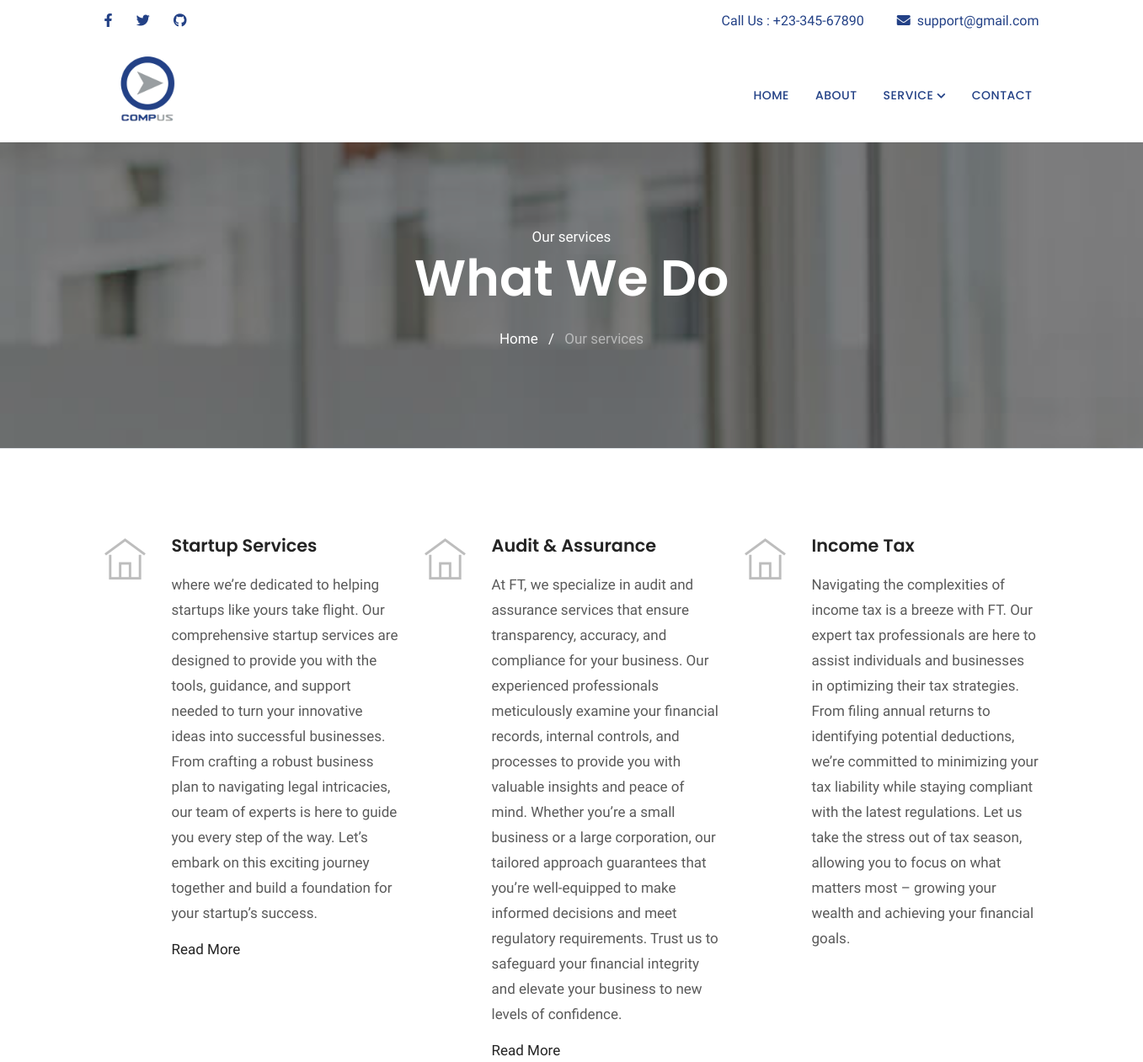
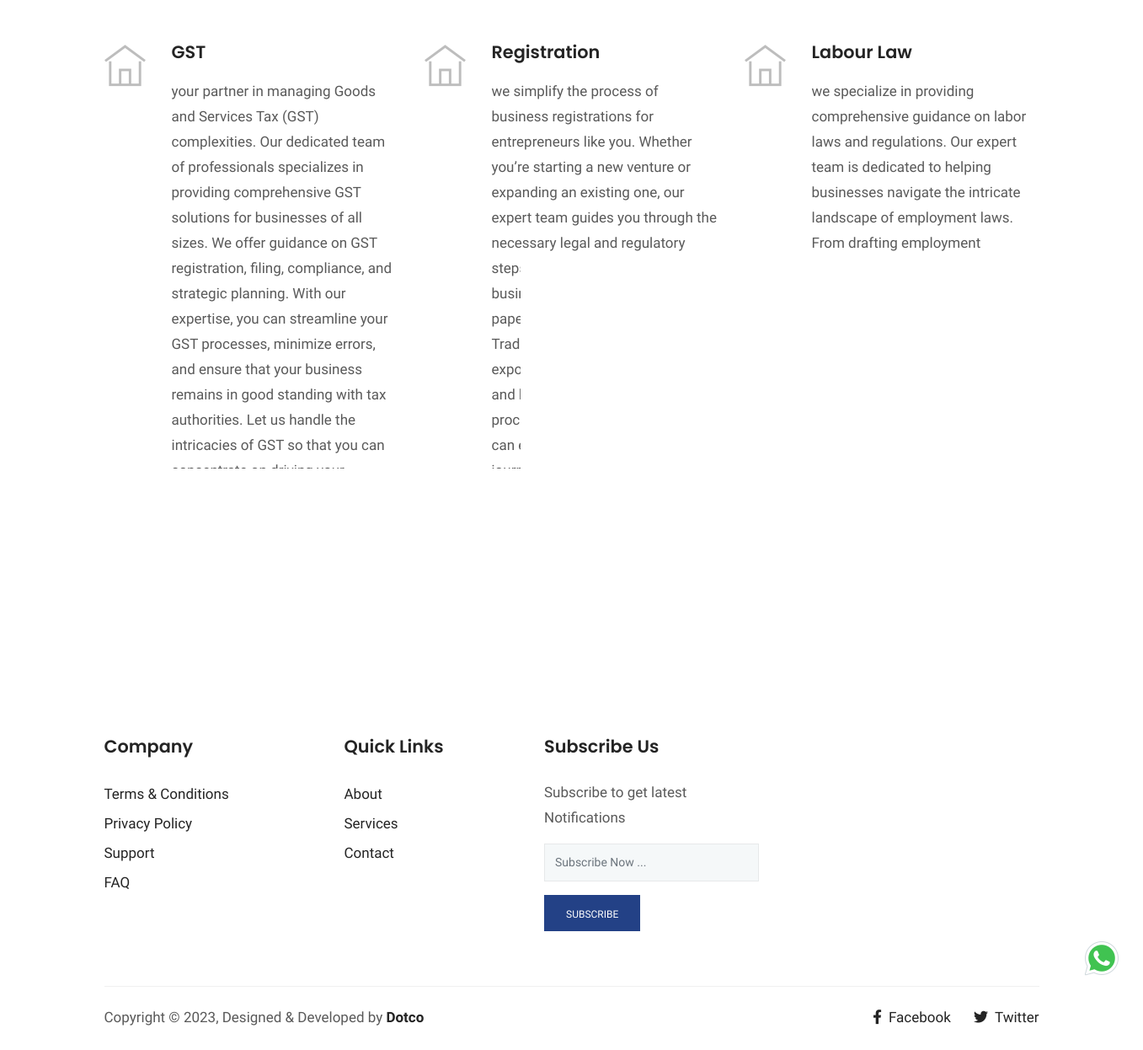
The app's page /service/ with its own data (2 pictures, top to bottom).
### base/models.py (models this page shows, shortened)
class Service(models.Model):
    name = models.CharField(max_length=255)
    description = models.TextField(null=True)
    subs = models.ManyToManyField(SubService, blank=True)
    icon = models.CharField(max_length=255, help_text="themify-icons name eg: car, home, user, etc", null=True, blank=True)
    class Meta:
        db_table = ""
        verbose_name = "Service"
        verbose_name_plural = "Services"

### base/views.py (the view)
# urls.py: path('service/', service, name='service'),
def service(request):
    services = Service.objects.all()
    return render(request, "service.html", {"services": services})

### templates/service.html (shortened to what this page needs)
{% extends "base.html" %} {% load static %} {% block content %}
<section class="page-title bg-1">
  <div class="container">
    <div class="row">
      <div class="col-md-12">
        <div class="block text-center">
          <span class="text-white">Our services</span>
          <h1 class="text-capitalize mb-4 text-lg">What We Do</h1>
          <ul class="list-inline">
            <li class="list-inline-item"><a href="index.html" class="text-white">Home</a></li>
            <li class="list-inline-item"><span class="text-white">/</span></li>
            <li class="list-inline-item text-white-50">Our services</li>
          </ul>
        </div>
      </div>
    </div>
  </div>
</section>
<section class="section service border-top pb-5">
	<div class="container">
		<div class="row">
			{% for x in services %}
			<div class="col-lg-4 col-md-6 col-sm-6 serv-card">
				<div class="service-item mb-5">
					<i class="ti-home logo-ser"></i>
					<h4 class="mb-3">{{x.name}}</h4>
					<p>{{x.description}}</p>
				     <a href="{% url 'service-detail' x.id %}" >Read More</a>
				</div>
			</div>
			{% endfor %}
		</div>
	</div>
</section>
{% endblock content %}

### static/css/style.css (style rules this page uses)
html { overflow-x: hidden; }
body { line-height: 1.5; font-family: "Hind", serif; -webkit-font-smoothing: antialiased; font-size: 17px; color: rgba(0, 0, 0, 0.65); }
h1, .h1, h2, .h2, h3, .h3, h4, .h4, h5, .h5, h6, .h6 { font-family: "Poppins", sans-serif; font-weight: 600; color: #242424; }
h1, .h1 { font-size: 2.5rem; }
h4, .h4 { font-size: 1.3rem; line-height: 30px; }
p { line-height: 30px; }
.section { padding: 100px 0; }
.overly, .hero-img, .cta, .slider, .page-title { position: relative; }
.overly:before, .hero-img:before, .cta:before, .slider:before, .page-title:before { content: ""; position: absolute; left: 0; top: 0; bottom: 0; right: 0; width: 100%; height: 100%; opacity: 0.5; background: #000; }
.text-lg { font-size: 3.75rem; }
a { color: #242424; text-decoration: none; }
.page-title { padding: 100px 0; }
.page-title .block h1 { color: #fff; }
.bg-1 { background: url("../images/bg/home-2.jpg") no-repeat fixed 50% 50%; background-size: cover; }
.service-item { position: relative; padding-left: 80px; }
.service-item i { position: absolute; left: 0px; top: 5px; font-size: 50px; opacity: 0.4; }
.service p { text-align: left; }
.service .service-item { border-radius: 10px; cursor: pointer; }

### records on screen
Service: name "Startup Services", description "where we’re dedicated to helping startups like yours take flight. Our comprehensive startup services are designed to provide you with the tools, guidance, and support needed to turn your innovative ideas into successful businesses. From crafting a robust business plan to navigating legal intricacies, our team of experts is here to guide you every step of the way. Let’s embark on this exciting journey together and build a foundation for your startup’s success."
Service: name "Audit & Assurance", description "At FT, we specialize in audit and assurance services that ensure transparency, accuracy, and compliance for your business. Our experienced professionals meticulously examine your financial records, internal controls, and processes to provide you with valuable insights and peace of mind. Whether you’re a small business or a large corporation, our tailored approach guarantees that you’re well-equipped to make informed decisions and meet regulatory requirements. Trust us to safeguard your financial integrity and elevate your business to new levels of confidence."
Service: name "Income Tax", description "Navigating the complexities of income tax is a breeze with FT. Our expert tax professionals are here to assist individuals and businesses in optimizing their tax strategies. From filing annual returns to identifying potential deductions, we’re committed to minimizing your tax liability while staying compliant with the latest regulations. Let us take the stress out of tax season, allowing you to focus on what matters most – growing your wealth and achieving your financial goals."
Service: name "GST", description "your partner in managing Goods and Services Tax (GST) complexities. Our dedicated team of professionals specializes in providing comprehensive GST solutions for businesses of all sizes. We offer guidance on GST registration, filing, compliance, and strategic planning. With our expertise, you can streamline your GST processes, minimize errors, and ensure that your business remains in good standing with tax authorities. Let us handle the intricacies of GST so that you can concentrate on driving your business forward."
Service: name "Registration", description "we simplify the process of business registrations for entrepreneurs like you. Whether you’re starting a new venture or expanding an existing one, our expert team guides you through the necessary legal and regulatory steps. From choosing the right business structure to completing paperwork and obtaining licenses, Trade mark , copy right, FSSAI, export license, we ensure a smooth and hassle-free registration process. With us by your side, you can embark on your business journey with confidence, knowing that all the necessary formalities are taken care of."
Service: name "Labour Law", description "we specialize in providing comprehensive guidance on labor laws and regulations. Our expert team is dedicated to helping businesses navigate the intricate landscape of employment laws. From drafting employment contracts to ensuring compliance with labor standards, we’re here to safeguard your business and employees’ rights. Count on us to provide accurate advice, prevent legal issues, and maintain a harmonious work environment that adheres to all relevant labor laws."
